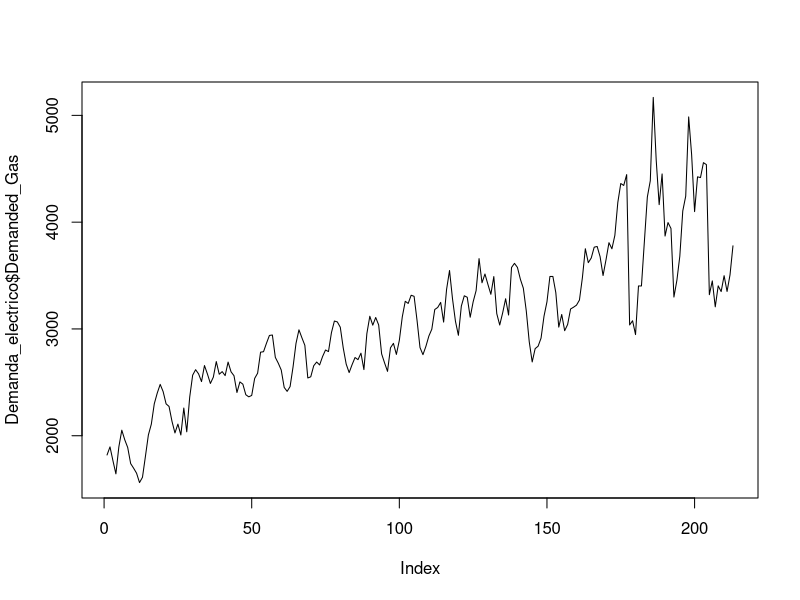
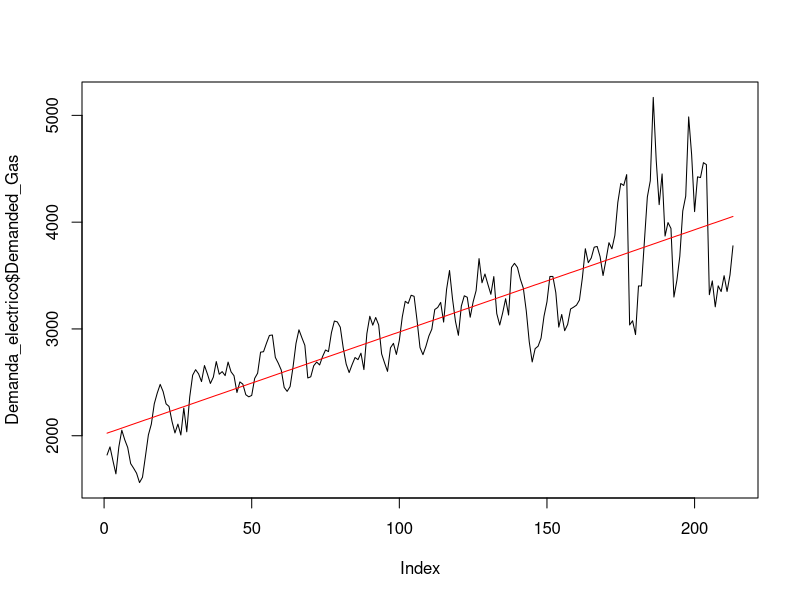
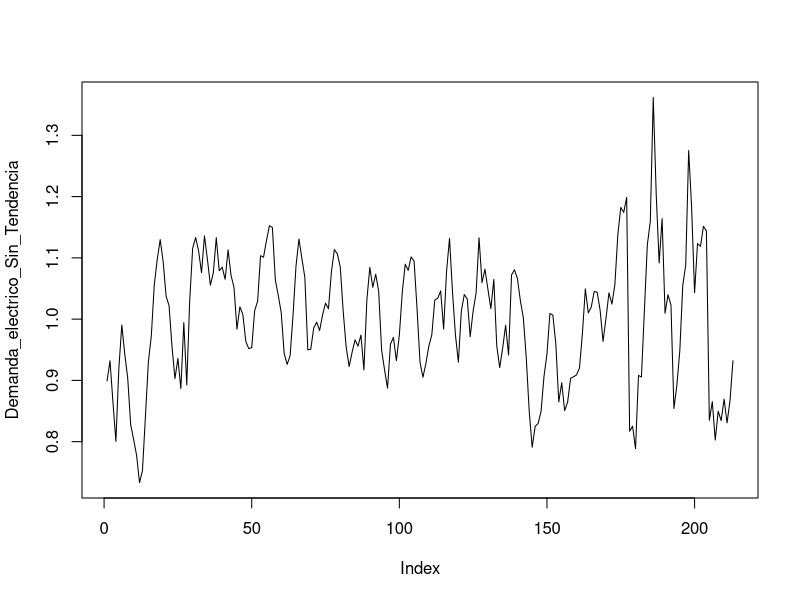
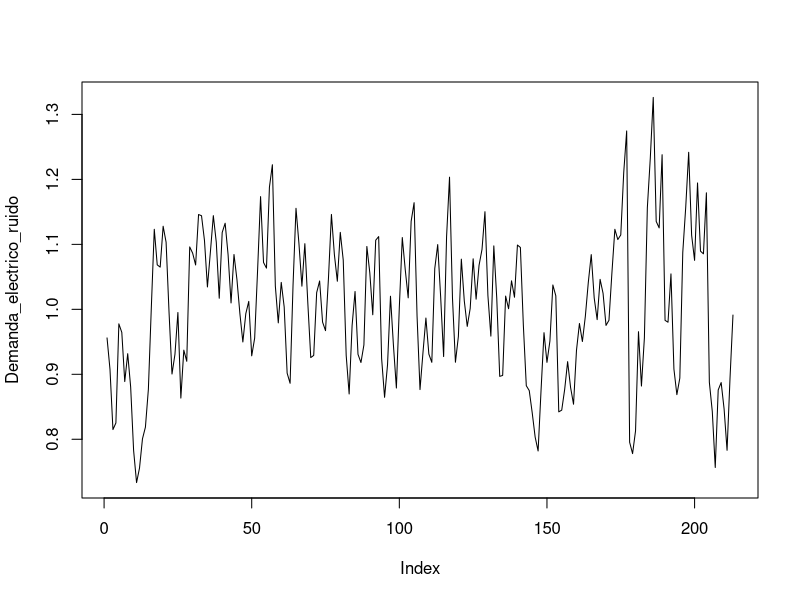
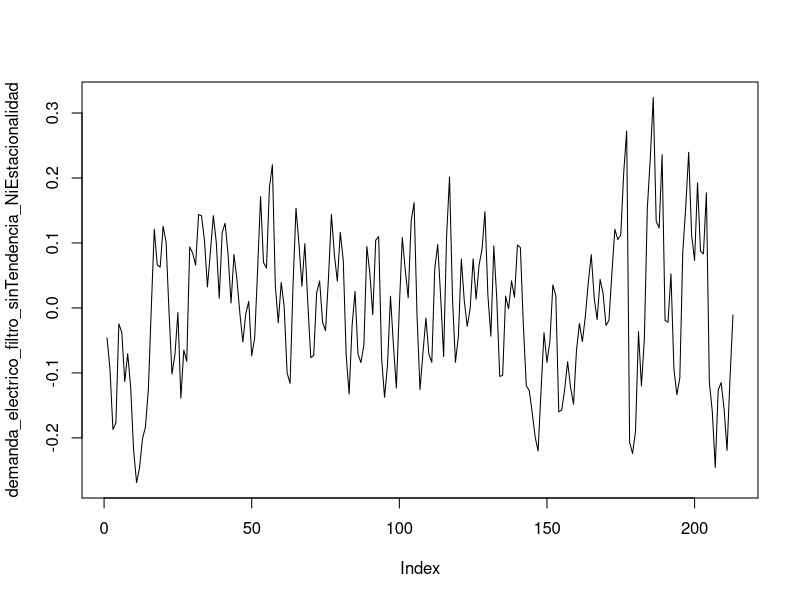
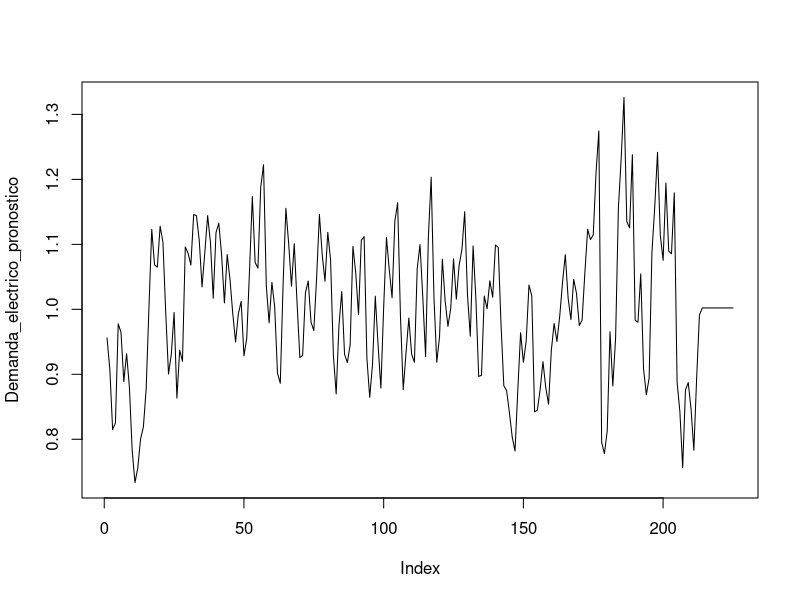
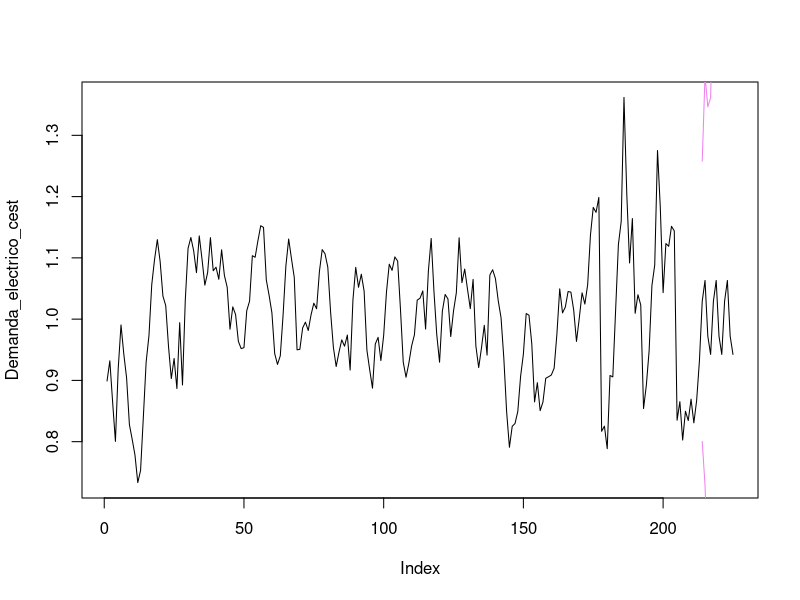
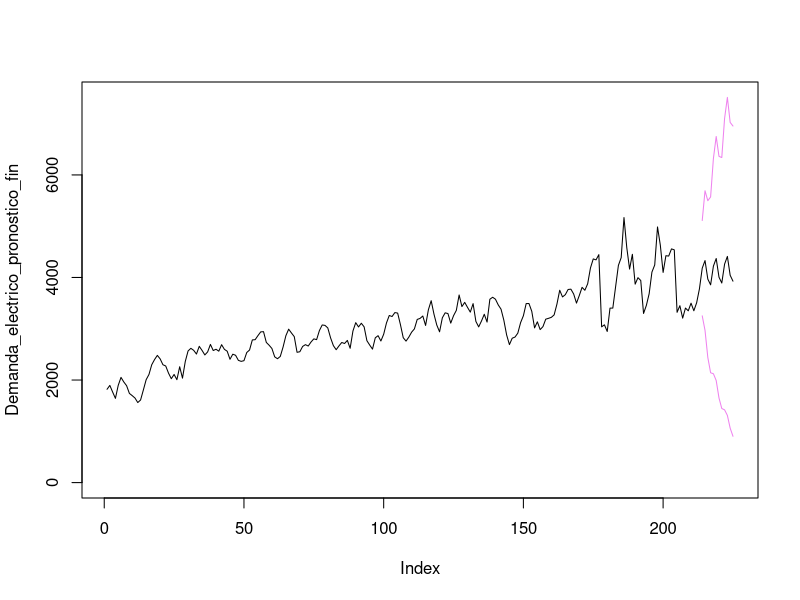

Generate these figures, in order, with R:
## ---- chunk 1
knitr::opts_chunk$set(echo = TRUE)
## ---- chunk 2
install.packages("readxl")

library("readxl")
## ---- chunk 3

Demanda_electrico <-read_excel("Demanda_electrico_2022_full1.xlsx")
## ---- chunk 4
head(Demanda_electrico)
summary(Demanda_electrico)
typeof(Demanda_electrico)
dim(Demanda_electrico)
## ---- chunk 5
plot(Demanda_electrico$Demanded_Gas, type = "l")
## ---- chunk 6

Electrico_Demanded_gas_line<-lm(Demanded_Gas~Date, data=Demanda_electrico)

Electrico_Demanded_gas_line


## ---- chunk 7
Electrico_Demanded_gas_line_aplicada <- predict(Electrico_Demanded_gas_line, newdata = data.frame(Date = Demanda_electrico$Date))

Electrico_Demanded_gas_line_aplicada

## ---- chunk 8
plot(Demanda_electrico$Demanded_Gas, type="l")
lines(Electrico_Demanded_gas_line_aplicada, col = "red")
## ---- chunk 9
Demanda_electrico_Sin_Tendencia<-Demanda_electrico$Demanded_Gas/Electrico_Demanded_gas_line_aplicada

plot(Demanda_electrico_Sin_Tendencia, type="l")
Demanda_electrico_Sin_Tendencia
dim(Demanda_electrico_Sin_Tendencia)
## ---- chunk 10
# Generate indices for T1, T2, T3, and T4
# Define the indices for each subset
T1_indices <- c(seq(1, 3), seq(13, 15), seq(25, 27), seq(37, 39), seq(49, 51), seq(61, 63), seq(73, 75), seq(85, 87), seq(97, 99), seq(109, 111), seq(121, 123), seq(133, 135), seq(145, 147), seq(157, 159), seq(169, 171), seq(181, 183), seq(193, 195), seq(205, 207))


T2_indices <- c(seq(4, 6), seq(16, 18), seq(28, 30), seq(40, 42), seq(52, 54), seq(64, 66), seq(76, 78), seq(88, 90), seq(100, 102), seq(112, 114), seq(124, 126), seq(136, 138), seq(148, 150), seq(160, 162), seq(172, 174), seq(184, 186), seq(196, 198), seq(208, 210))

T3_indices <- c(seq(7, 9), seq(19, 21), seq(31, 33), seq(43, 45), seq(55, 57), seq(67, 69), seq(79, 81), seq(91, 93), seq(103, 105), seq(115, 117), seq(127, 129), seq(139, 141), seq(151, 153), seq(163, 165), seq(175, 177), seq(187, 189), seq(199, 201), seq(211, 213))

T4_indices <- c(seq(10, 12), seq(22, 24), seq(34, 36), seq(46, 48), seq(58, 60), seq(70, 72), seq(82, 84), seq(94, 96), seq(106, 108), seq(118, 120), seq(130, 132), seq(142, 144), seq(154, 156), seq(166, 168), seq(178, 180), seq(190, 192), seq(202, 204), seq(214, 216))


# Create the subsets
T1 <- Demanda_electrico_Sin_Tendencia[T1_indices]
T1
T2 <- Demanda_electrico_Sin_Tendencia[T2_indices]
T2
T3 <- Demanda_electrico_Sin_Tendencia[T3_indices]
T3
T4 <- Demanda_electrico_Sin_Tendencia[T4_indices]
T4



## ---- chunk 11

FE1_electrico<-mean(T1)/mean(Demanda_electrico_Sin_Tendencia)
FE1_electrico

FE2_electrico<-mean(T2)/mean(Demanda_electrico_Sin_Tendencia)
FE2_electrico

FE3_electrico<-mean(T3)/mean(Demanda_electrico_Sin_Tendencia)
FE3_electrico

FE4_electrico<-mean(T4, na.rm = TRUE)/mean(Demanda_electrico_Sin_Tendencia)
FE4_electrico
## ---- chunk 12

Demanda_electrico_ruido<-Demanda_electrico_Sin_Tendencia/c(FE1_electrico, FE2_electrico, FE3_electrico, FE4_electrico)

Demanda_electrico_ruido

plot(Demanda_electrico_ruido, type="l")
## ---- chunk 13

demanda_electrico_filtro_sinTendencia_NiEstacionalidad <-Demanda_electrico_ruido-mean(Demanda_electrico_ruido)

plot(demanda_electrico_filtro_sinTendencia_NiEstacionalidad, type="l")

## Se determina la desviación estandar del error 

sd_est_demanda_electrico<-sd(demanda_electrico_filtro_sinTendencia_NiEstacionalidad)
sd_est_demanda_electrico

## ---- chunk 14

Demanda_electrico_pronostico<-c(Demanda_electrico_ruido, rep(mean(Demanda_electrico_ruido), 12))

plot(Demanda_electrico_pronostico, type="l")

## ---- chunk 15
LI_demanda_electrico<-Demanda_electrico_pronostico[214:225]-2*sd_est_demanda_electrico*c(1:12)^.5
LS_demanda_electrico<-Demanda_electrico_pronostico[214:225]+2*sd_est_demanda_electrico*c(1:12)^.5

## Tambien se debe "crear la linea para nuestros limites" teniendo NA en los valores de datos historicos, así como los 12 valores de limites previamente calculados

LI_demanda_electrico_ajustado<-c(rep(NA, times=213), LI_demanda_electrico)
LI_demanda_electrico_ajustado

LS_demanda_electrico_ajustado<-c(rep(NA, times=213), LS_demanda_electrico)
LS_demanda_electrico_ajustado
## ---- chunk 16

# Devolver estacionalidada

Demanda_electrico_cest<-Demanda_electrico_pronostico*c(FE1_electrico, FE2_electrico,FE3_electrico, FE4_electrico)
Demanda_electrico_cest


LI_demanda_electrico_cest<-LI_demanda_electrico_ajustado*c(FE1_electrico, FE2_electrico,FE3_electrico, FE4_electrico)
LI_demanda_electrico_cest



LS_demanda_electrico_cest<-LS_demanda_electrico_ajustado*c(FE1_electrico, FE2_electrico,FE3_electrico, FE4_electrico)
LS_demanda_electrico_cest


plot(Demanda_electrico_cest, type="l")
lines(LI_demanda_electrico_cest, col="violet")
lines(LS_demanda_electrico_cest, col="violet")
## ---- chunk 17
# create a new data set with 12 additional months
extended_dates_electrico <- seq(as.Date("2005-01-01"), as.Date("2023-09-01"), by = "month")

# create a data frame with 225 rows
extended_demanda_electrico <- data.frame(Date = extended_dates_electrico, 
                                         Demanded_Gas = rep(NA, length(extended_dates_electrico)))

# assign values to a subset of Demanded_Gas that corresponds to the length of Demanda_electrico$Demanded_Gas
extended_demanda_electrico$Demanded_Gas[1:length(Demanda_electrico$Demanded_Gas)] <- Demanda_electrico$Demanded_Gas

# print the resulting data frame
extended_demanda_electrico

extended_demanda_electrico$Date <- as.POSIXct(as.character(extended_demanda_electrico$Date), format = "%Y-%m-%d")

extended_demanda_electrico


## ---- chunk 18
Electrico_Demanded_gas_line_aplicada2 <- predict(Electrico_Demanded_gas_line, newdata = data.frame(Date = extended_demanda_electrico$Date))

Electrico_Demanded_gas_line_aplicada2
## ---- chunk 19



Demanda_electrico_pronostico_fin<-Demanda_electrico_cest*Electrico_Demanded_gas_line_aplicada2

LI_demanda_electrico_fin<-LI_demanda_electrico_cest*Electrico_Demanded_gas_line_aplicada2
LS_demanda_electrico_fin<-LS_demanda_electrico_cest*Electrico_Demanded_gas_line_aplicada2


plot(Demanda_electrico_pronostico_fin, type="l", ylim=c(0, max(LS_demanda_electrico_fin, na.rm = TRUE)))
lines(LI_demanda_electrico_fin, col="violet")
lines(LS_demanda_electrico_fin, col="violet")

## ---- chunk 20
# Create a data frame with the predicted values and intervals
df_demanda_electrico_pronostico <- data.frame(Demanded_Gas = c(Demanda_electrico$Demanded_Gas[1:213], rep(NA, 12)), 
                                              Demanda_electrico_pronostico_fin = Demanda_electrico_pronostico_fin, 
                                              LI_demanda_electrico_fin = LI_demanda_electrico_fin, 
                                              LS_demanda_electrico_fin = LS_demanda_electrico_fin)

# View the resulting data frame
View(df_demanda_electrico_pronostico)

